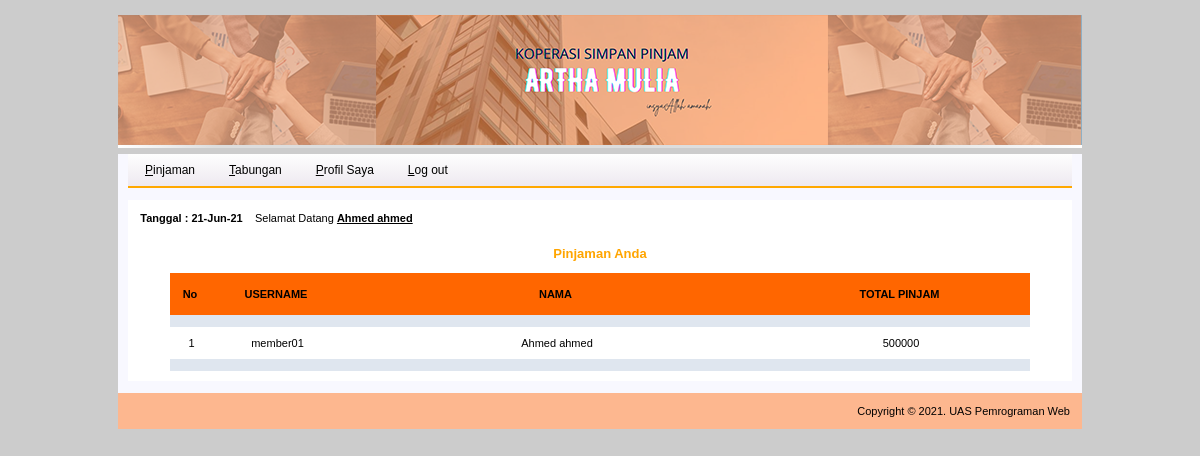
Screenshot of /home-member.php?page=lihat-pinjaman-member&username=member01 (signed in) with the database file from the repository.
### tables this page shows
CREATE TABLE `member` (
  `username` varchar(16) NOT NULL,
  `password` varchar(16) NOT NULL,
  `nama` varchar(20) NOT NULL,
  `nik` bigint(16) NOT NULL,
  `tgl_lahir` date NOT NULL,
  `jenis_kelamin` varchar(9) NOT NULL,
  `pekerjaan` varchar(16) NOT NULL,
  `alamat` text NOT NULL,
  `email` text NOT NULL,
  `no_hp` char(20) NOT NULL,
  `tabungan` varchar(16) NOT NULL,
  `pinjaman` varchar(16) NOT NULL
);

### lihat-pinjaman-member.php (the view, shortened to what this page needs)
<div style="border:0; padding:10px; width:924px; height:auto;">
<center><font color="orange" size="2"><b>Pinjaman Anda</b></font></center><br />
<table width="860" border="0" align="center" cellpadding="0" cellspacing="0">
<tr bgcolor="#FF6600">
	<th width="5%">No</td>&nbsp;
	<th width="15%" height="42">USERNAME</td>&nbsp;
	<th width="50%">NAMA</td>&nbsp;
	<th width="30%">TOTAL PINJAM</td>&nbsp;
</tr>
<?php
	if (isset($_GET['username'])) {
		$username = $_GET['username'];
	}
	else {
	die ("Error. No ID Selected! ");
	}
	$koneksi = mysqli_connect("localhost", "root", "", "dbkoperasi");
	$query = mysqli_query($koneksi,"SELECT * FROM member WHERE username='$username'" );
	$nomer=0;
    while (	$hasil = mysqli_fetch_array ($query)) {
			$username= stripslashes ($hasil['username']);
			$nama 	= stripslashes ($hasil['nama']);
			$pinjaman 	= stripslashes ($hasil['pinjaman']);
	$nomer++;
?>
	<tr align="center" bgcolor="#DFE6EF">
		<td>&nbsp;</td>
		<td>&nbsp;</td>
		<td>&nbsp;</td>
		<td>&nbsp;</td>
	</tr>
	<tr align="center">
		<td height="32"><?=$nomer?><div align="center"></div></td>
		<td><?=$username?><div align="center"></div></td>
		<td><?=$nama?><div align="center"></div></td>
		<td><?=$pinjaman?><div align="center"></div></td>
	</tr>
	<tr align="center" bgcolor="#DFE6EF">
		<td>&nbsp;</td>
		<td>&nbsp;</td>
		<td>&nbsp;</td>
		<td>&nbsp;</td>
	</tr>
<?php
	}
?>
</table>

### style.css (style rules this page uses)
body { font-family: Helvetica, Arial, Verdana, sans-serif; font-size: 12px; background-color:#cccccc; margin-top:15px; }
table { font-family: Verdana, Arial, Helvetica, sans-serif; font-size: 11px; }

### rows the page displays
member: username "member01", nama "Ahmed ahmed", pinjaman "500000"

### other values shown
$_SESSION['nama'] "Ahmed ahmed"
